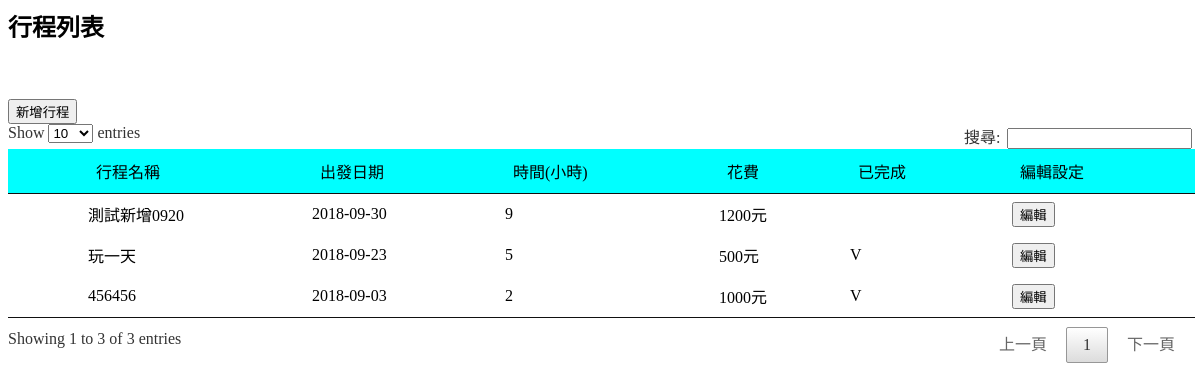
Screenshot of /plan.php (signed in) with the database file from the repository.
### tables this page shows
CREATE TABLE `plan_trip` (
  `pt_id` int(6) UNSIGNED NOT NULL,
  `pt_name` varchar(30) NOT NULL,
  `pt_hours` int(6) NOT NULL,
  `pt_spend` int(30) NOT NULL,
  `pt_date` date NOT NULL,
  `pt_usid` int(6) NOT NULL,
  `pt_usname` varchar(30) NOT NULL,
  `pt_status` int(11) NOT NULL,
  `pt_updatedate` timestamp NOT NULL DEFAULT CURRENT_TIMESTAMP ON UPDATE CURRENT_TIMESTAMP
);

### select_plan.php (called while the page is built, shortened)
<?php
    include("mysql.php");
    $us_account = $_SESSION['us_account'];
    $sql = "SELECT us_id,us_name FROM user ";
    $usid = "";$id = "";$user="";
    if($us_admin!='Y'){
        $sql = $sql . " WHERE us_account='$us_account'";
        $query = $conn->query($sql);
        $user = $query->fetch(PDO::FETCH_ASSOC);
    }else{
        $sql = $sql . " WHERE us_admin NOT IN ('Y') ";
        $query = $conn->query($sql);
        $user = $query->fetchAll(PDO::FETCH_ASSOC);
    }
    $today = date ("Y-m-d");
    $pn_ptid="";$pn_usid="";$pn_acid="";$pn_date="";
    $sql = "SELECT pn_ptid,pn_acid,(select pt_date from plan_trip where pn_ptid = pt_id ) as pn_date FROM plan_acname ";
    $query = $conn->query($sql);
    $update = $query->fetchAll(PDO::FETCH_ASSOC);
    foreach ($update as $key => $value) {
        if(strtotime($today)>strtotime($value['pn_date'])){
            $pn_ptid = $pn_ptid . $value['pn_ptid'] . ",";
            $pn_acid = $pn_acid . $value['pn_acid'] . ",";
            $pn_date = $pn_date . $value['pn_date'] . ",";
        }
    }
    if($pn_ptid!="" && $pn_acid!="" && $pn_date!=""){
        $pn_ptid = substr($pn_ptid,0,-1);
        $pn_date = substr($pn_date,0,-1);
        $pn_ptid = explode(",", $pn_ptid);
        $pn_date = explode(",", $pn_date);
        $count=count($pn_ptid);
        for($i=0 ; $i<$count ; $i++){
            $ptid = $pn_ptid[$i];
            $date = $pn_date[$i];
            $sql = "UPDATE plan_trip SET pt_status = 2 WHERE pt_date = '$date' and pt_id = $ptid ";
            $conn->exec($sql);
        }
    }
    $usid="";
    $sql = "SELECT pt_id,pt_name,pt_date,pt_hours,pt_spend,pt_status,pt_usid,pt_usname FROM plan_trip ";
    if($us_admin!='Y'){
        $id = $user['us_id'];
        $usid = " WHERE pt_usid='$id'";
    }
    $sql = $sql.$usid." ORDER BY pt_date DESC ";
    $query = $conn->query($sql);
    $plan = $query->fetchAll(PDO::FETCH_ASSOC);
?>

### plan.php (the view, shortened to what this page needs)
<html>
  <head>
  </head>
<link href="jquery.dataTables.min.css" rel="stylesheet" />
<?php session_start();
    include("mysql.php");
    $us_admin = $_SESSION['us_admin'];
    if(!empty($us_admin)){
        include("select_plan.php");
    }
 ?>
  <body>
    <form name="showForm" method="post">
        <input type="hidden" name="admin" value="<?=$us_admin?>"/>
        <div id="button"></div>
        <H2>行程列表</H2>
        <br/><br/>
        <input type="button" name="addplan" value="新增行程" onClick="add_plan()"/>
        <table id="example4">
            <thead>
                <tr>
                    <?php
                        if($us_admin!='Y'){
                    ?>
                        <td bgcolor="#00FFFF"></td>
                    <?php
                        }
                    ?>
                    <td bgcolor="#00FFFF">行程名稱</td>
                    <td bgcolor="#00FFFF">出發日期</td>
                    <td bgcolor="#00FFFF">時間(小時)</td>
                    <td bgcolor="#00FFFF">花費</td>
                    <td bgcolor="#00FFFF">已完成</td>
                    <td bgcolor="#00FFFF">編輯設定</td>
                </tr>
            </thead>
            <tbody>
            <?php
                if($us_admin!='Y'){
                    foreach ($plan as $key => $value) {
                ?>
                <tr>
                    <td class=" details-control"></td>
                    <td class="pt_name">
                        <?php echo $value["pt_name"]?>
                    </td>
                    <td class="pt_date">
                        <?php echo $value["pt_date"]?>
                    </td>
                    <td class="pt_hours">
                        <?php echo $value["pt_hours"]?>
                    </td>
                    <td class="pt_spend">
                        <?php echo $value["pt_spend"]?>元
                    </td>
                    <td class="pt_status">
                        <?php
                            if($value["pt_status"]==2){
                                echo "V";
                            }
                        ?>
                    </td>
                    <td>
                        <input type="button" value="編輯" onClick="edit(this)"/>
                    </td>
                    <?php
                    }
                    ?>
                </tr>
                <?php
                }
                ?>
            </tbody>
        </table>
    </form>
  </body>
</html>

### plan.php (style rules this page uses)
td.details-control { background: url('https://datatables.net/examples/resources/details_open.png') no-repeat center center; cursor: pointer; }

### rows the page displays
plan_trip: pt_name "測試新增0920", pt_date "2018-09-30", pt_hours "9", pt_spend "1200"
plan_trip: pt_name "玩一天", pt_date "2018-09-23", pt_hours "5", pt_spend "500", pt_status "V"
plan_trip: pt_name "456456", pt_date "2018-09-03", pt_hours "2", pt_spend "1000", pt_status "V"
